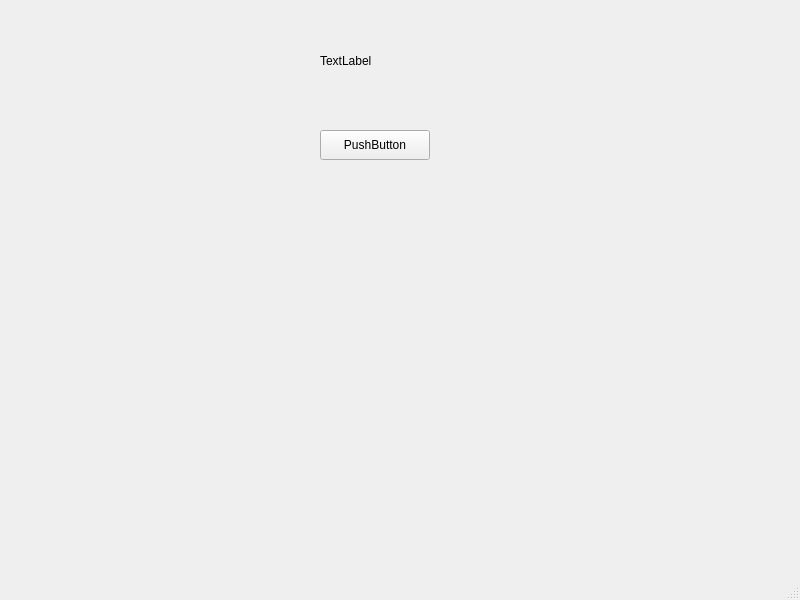
<?xml version="1.0" encoding="UTF-8"?>
<ui version="4.0">
 <class>MainWindow</class>
 <widget class="QMainWindow" name="MainWindow">
  <property name="geometry">
   <rect>
    <x>0</x>
    <y>0</y>
    <width>800</width>
    <height>600</height>
   </rect>
  </property>
  <property name="windowTitle">
   <string>MainWindow</string>
  </property>
  <widget class="QWidget" name="centralwidget">
   <widget class="QPushButton" name="pushButton">
    <property name="geometry">
     <rect>
      <x>320</x>
      <y>130</y>
      <width>110</width>
      <height>30</height>
     </rect>
    </property>
    <property name="text">
     <string>PushButton</string>
    </property>
   </widget>
   <widget class="QLabel" name="label">
    <property name="geometry">
     <rect>
      <x>320</x>
      <y>50</y>
      <width>85</width>
      <height>22</height>
     </rect>
    </property>
    <property name="text">
     <string>TextLabel</string>
    </property>
   </widget>
  </widget>
  <widget class="QMenuBar" name="menubar">
   <property name="geometry">
    <rect>
     <x>0</x>
     <y>0</y>
     <width>800</width>
     <height>27</height>
    </rect>
   </property>
  </widget>
  <widget class="QStatusBar" name="statusbar"/>
 </widget>
 <resources/>
 <connections/>
</ui>
